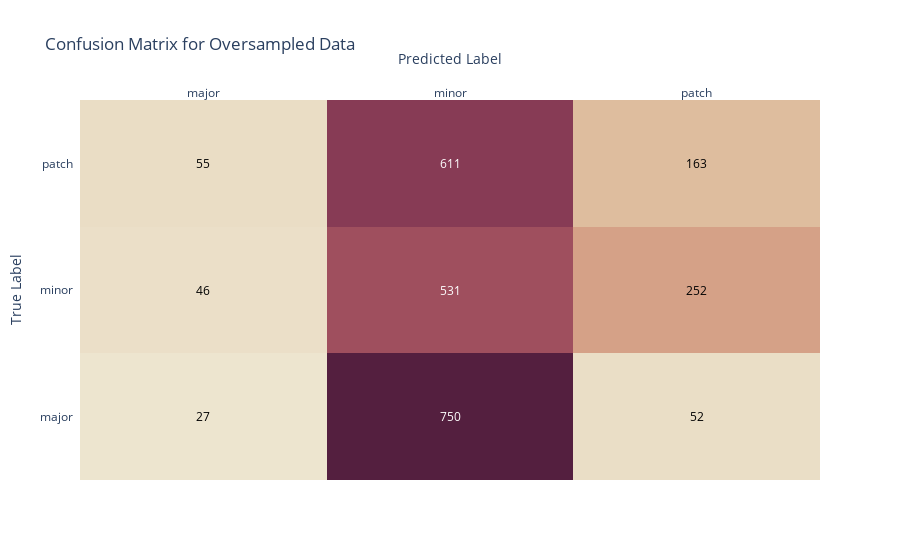

Notebook cell for this chart:
### Code cell
###  Confusion Matrix for oversampled data

from sklearn.metrics import confusion_matrix
import matplotlib.pyplot as plt
import seaborn as sns
import plotly.graph_objects as go
import plotly.figure_factory as ff

# actual labels and predicted labels
cm = confusion_matrix(y_train_smote['label'], y_train_smote['predicted_labels'])

# plot the confusion matrix

# Create heatmap
fig = ff.create_annotated_heatmap(cm, x=['major', 'minor', 'patch'], y=['major', 'minor', 'patch'], colorscale='brwnyl')

fig.update_layout(
    title='Confusion Matrix for Oversampled Data',
    xaxis_title='Predicted Label',
    yaxis_title='True Label')

fig.show()

### Figure 1 — Plotly figure (JSON) as saved in the notebook; plotly's stock layout.template omitted (floating-point values rounded to 4 significant figures)
{"data": [{"colorscale": [[0, "rgb(237, 229, 207)"], [0.1667, "rgb(224, 194, 162)"], [0.3333, "rgb(211, 156, 131)"], [0.5, "rgb(193, 118, 111)"], [0.6667, "rgb(166, 84, 97)"], [0.8333, "rgb(129, 55, 83)"], [1, "rgb(84, 31, 63)"]], "reversescale": false, "showscale": false, "type": "heatmap", "x": ["major", "minor", "patch"], "y": ["major", "minor", "patch"], "z": [[27, 750, 52], [46, 531, 252], [55, 611, 163]]}], "layout": {"annotations": [{"font": {"color": "#000000"}, "showarrow": false, "text": "27", "x": "major", "xref": "x", "y": "major", "yref": "y"}, {"font": {"color": "#FFFFFF"}, "showarrow": false, "text": "750", "x": "minor", "xref": "x", "y": "major", "yref": "y"}, {"font": {"color": "#000000"}, "showarrow": false, "text": "52", "x": "patch", "xref": "x", "y": "major", "yref": "y"}, {"font": {"color": "#000000"}, "showarrow": false, "text": "46", "x": "major", "xref": "x", "y": "minor", "yref": "y"}, {"font": {"color": "#FFFFFF"}, "showarrow": false, "text": "531", "x": "minor", "xref": "x", "y": "minor", "yref": "y"}, {"font": {"color": "#000000"}, "showarrow": false, "text": "252", "x": "patch", "xref": "x", "y": "minor", "yref": "y"}, {"font": {"color": "#000000"}, "showarrow": false, "text": "55", "x": "major", "xref": "x", "y": "patch", "yref": "y"}, {"font": {"color": "#FFFFFF"}, "showarrow": false, "text": "611", "x": "minor", "xref": "x", "y": "patch", "yref": "y"}, {"font": {"color": "#000000"}, "showarrow": false, "text": "163", "x": "patch", "xref": "x", "y": "patch", "yref": "y"}], "title": {"text": "Confusion Matrix for Oversampled Data"}, "xaxis": {"dtick": 1, "gridcolor": "rgb(0, 0, 0)", "side": "top", "ticks": "", "title": {"text": "Predicted Label"}}, "yaxis": {"dtick": 1, "ticks": "", "ticksuffix": "  ", "title": {"text": "True Label"}}}}
